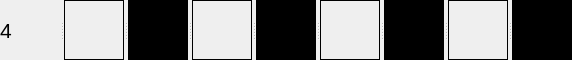
     <widget class="QSplitter" name="splitter_5">
      <property name="orientation">
       <enum>Qt::Horizontal</enum>
      </property>
      <widget class="QLabel" name="label_77">
       <property name="minimumSize">
        <size>
         <width>60</width>
         <height>60</height>
        </size>
       </property>
       <property name="maximumSize">
        <size>
         <width>60</width>
         <height>60</height>
        </size>
       </property>
       <property name="baseSize">
        <size>
         <width>60</width>
         <height>60</height>
        </size>
       </property>
       <property name="font">
        <font>
         <family>Arial</family>
         <pointsize>16</pointsize>
        </font>
       </property>
       <property name="layoutDirection">
        <enum>Qt::LeftToRight</enum>
       </property>
       <property name="text">
        <string>4</string>
       </property>
      </widget>
      <widget class="QLabel" name="label_6">
       <property name="minimumSize">
        <size>
         <width>60</width>
         <height>60</height>
        </size>
       </property>
       <property name="maximumSize">
        <size>
         <width>60</width>
         <height>60</height>
        </size>
       </property>
       <property name="baseSize">
        <size>
         <width>60</width>
         <height>60</height>
        </size>
       </property>
       <property name="layoutDirection">
        <enum>Qt::LeftToRight</enum>
       </property>
       <property name="autoFillBackground">
        <bool>false</bool>
       </property>
       <property name="styleSheet">
        <string notr="true">border: 1px solid black</string>
       </property>
       <property name="text">
        <string/>
       </property>
      </widget>
      <widget class="QLabel" name="label_15">
       <property name="minimumSize">
        <size>
         <width>60</width>
         <height>60</height>
        </size>
       </property>
       <property name="maximumSize">
        <size>
         <width>60</width>
         <height>60</height>
        </size>
       </property>
       <property name="baseSize">
        <size>
         <width>60</width>
         <height>60</height>
        </size>
       </property>
       <property name="layoutDirection">
        <enum>Qt::LeftToRight</enum>
       </property>
       <property name="autoFillBackground">
        <bool>false</bool>
       </property>
       <property name="styleSheet">
        <string notr="true">background-color : black</string>
       </property>
       <property name="text">
        <string/>
       </property>
      </widget>
      <widget class="QLabel" name="label_24">
       <property name="minimumSize">
        <size>
         <width>60</width>
         <height>60</height>
        </size>
       </property>
       <property name="maximumSize">
        <size>
         <width>60</width>
         <height>60</height>
        </size>
       </property>
       <property name="baseSize">
        <size>
         <width>60</width>
         <height>60</height>
        </size>
       </property>
       <property name="layoutDirection">
        <enum>Qt::LeftToRight</enum>
       </property>
       <property name="autoFillBackground">
        <bool>false</bool>
       </property>
       <property name="styleSheet">
        <string notr="true">border: 1px solid black</string>
       </property>
       <property name="text">
        <string/>
       </property>
      </widget>
      <widget class="QLabel" name="label_33">
       <property name="minimumSize">
        <size>
         <width>60</width>
         <height>60</height>
        </size>
       </property>
       <property name="maximumSize">
        <size>
         <width>60</width>
         <height>60</height>
        </size>
       </property>
       <property name="baseSize">
        <size>
         <width>60</width>
         <height>60</height>
        </size>
       </property>
       <property name="layoutDirection">
        <enum>Qt::LeftToRight</enum>
       </property>
       <property name="autoFillBackground">
        <bool>false</bool>
       </property>
       <property name="styleSheet">
        <string notr="true">background-color : black</string>
       </property>
       <property name="text">
        <string/>
       </property>
      </widget>
      <widget class="QLabel" name="label_42">
       <property name="minimumSize">
        <size>
         <width>60</width>
         <height>60</height>
        </size>
       </property>
       <property name="maximumSize">
        <size>
         <width>60</width>
         <height>60</height>
        </size>
       </property>
       <property name="baseSize">
        <size>
         <width>60</width>
         <height>60</height>
        </size>
       </property>
       <property name="layoutDirection">
        <enum>Qt::LeftToRight</enum>
       </property>
       <property name="autoFillBackground">
        <bool>false</bool>
       </property>
       <property name="styleSheet">
        <string notr="true">border: 1px solid black</string>
       </property>
       <property name="text">
        <string/>
       </property>
      </widget>
      <widget class="QLabel" name="label_51">
       <property name="minimumSize">
        <size>
         <width>60</width>
         <height>60</height>
        </size>
       </property>
       <property name="maximumSize">
        <size>
         <width>60</width>
         <height>60</height>
        </size>
       </property>
       <property name="baseSize">
        <size>
         <width>60</width>
         <height>60</height>
        </size>
       </property>
       <property name="layoutDirection">
        <enum>Qt::LeftToRight</enum>
       </property>
       <property name="autoFillBackground">
        <bool>false</bool>
       </property>
       <property name="styleSheet">
        <string notr="true">background-color : black</string>
       </property>
       <property name="text">
        <string/>
       </property>
      </widget>
      <widget class="QLabel" name="label_60">
       <property name="minimumSize">
        <size>
         <width>60</width>
         <height>60</height>
        </size>
       </property>
       <property name="maximumSize">
        <size>
         <width>60</width>
         <height>60</height>
        </size>
       </property>
       <property name="baseSize">
        <size>
         <width>60</width>
         <height>60</height>
        </size>
       </property>
       <property name="layoutDirection">
        <enum>Qt::LeftToRight</enum>
       </property>
       <property name="autoFillBackground">
        <bool>false</bool>
       </property>
       <property name="styleSheet">
        <string notr="true">border: 1px solid black</string>
       </property>
       <property name="text">
        <string/>
       </property>
      </widget>
      <widget class="QLabel" name="label_69">
       <property name="minimumSize">
        <size>
         <width>60</width>
         <height>60</height>
        </size>
       </property>
       <property name="maximumSize">
        <size>
         <width>60</width>
         <height>60</height>
        </size>
       </property>
       <property name="baseSize">
        <size>
         <width>60</width>
         <height>60</height>
        </size>
       </property>
       <property name="layoutDirection">
        <enum>Qt::LeftToRight</enum>
       </property>
       <property name="autoFillBackground">
        <bool>false</bool>
       </property>
       <property name="styleSheet">
        <string notr="true">background-color : black</string>
       </property>
       <property name="text">
        <string/>
       </property>
      </widget>
     </widget>
